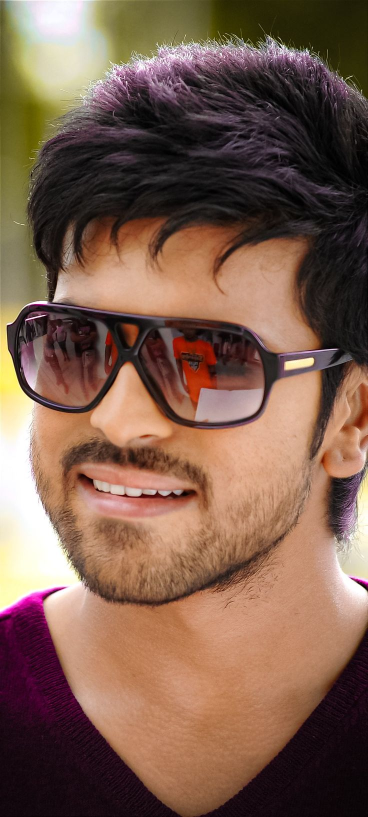
#> input picture Realtime-Face-Swap-main/images/ram.jpg, 736 x 1634 px (shown at 1/2 size)
$ python real.py
#> lines starting #> are read from the running program, lines starting #| are printed output that depends on the picture
### Realtime-Face-Swap-main/common/media_utils.py
import sys

import cv2
import mediapipe as mp
import numpy as np

mp_drawing = mp.solutions.drawing_utils
mp_drawing_styles = mp.solutions.drawing_styles
mp_face_mesh = mp.solutions.face_mesh


def get_landmark_points(src_image):
    with mp_face_mesh.FaceMesh(
            static_image_mode=True,
            max_num_faces=1,
            refine_landmarks=True,
            min_detection_confidence=0.5) as face_mesh:
        # Convert the BGR image to RGB before processing.
        results = face_mesh.process(cv2.cvtColor(src_image, cv2.COLOR_BGR2RGB))

        # Print and draw face mesh landmarks on the image.
        if not results.multi_face_landmarks:
            return None
        if len(results.multi_face_landmarks) > 1:
            sys.exit("There are too much face landmarks")

        src_face_landmark = results.multi_face_landmarks[0].landmark
        landmark_points = []
        for i in range(468):
            y = int(src_face_landmark[i].y * src_image.shape[0])
            x = int(src_face_landmark[i].x * src_image.shape[1])
            landmark_points.append((x, y))

        return landmark_points


# [91 lines left out: functions extract_index_nparray, get_triangles, triangulation, warp_triangle, add_piece_of_new_face, swap_new_face, not called in this run]

### Realtime-Face-Swap-main/real.py
import cv2
import numpy as np

from common import media_utils

width = 640
height = 480
cap = cv2.VideoCapture(0, cv2.CAP_DSHOW)
# cap = cv2.VideoCapture("videos/human_face_video.mp4")
cap.set(3, width)
cap.set(4, height)

# For static images:
src_image_paths = [
    "images/ram.jpg",
    "images/kamal.jpg",
    "images/Fahad fasil.jpg",
    "images/khan.jpg",
    "images/Nani.jpg",
    "images/vijay.jpg",
    "images/allu.jpg",
    "images/sivakarthikeyan.jpg",
    "images/str.jpg",
    "images/Dhanush.jpg",
]

src_images = []
for image_path in src_image_paths:
    image = cv2.imread(image_path)
#> image is the input picture: shape (1634, 736, 3); mean B, G, R 78.5, 95.2, 126
    src_images.append(image)


def set_src_image(image):
    global src_image, src_image_gray, src_mask, src_landmark_points, src_np_points, src_convexHull, indexes_triangles
    src_image = image
    src_image_gray = cv2.cvtColor(src_image, cv2.COLOR_BGR2GRAY)
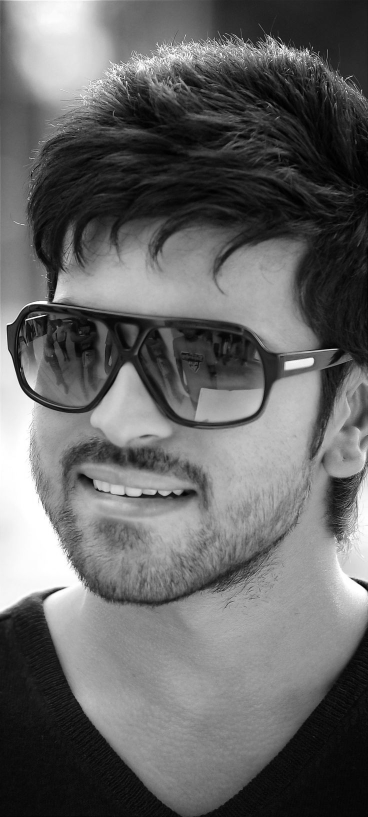
#> src_image_gray: shape (1634, 736) (shown at 1/2 size); min 0, max 255, mean 102.5
    src_mask = np.zeros_like(src_image_gray)

    src_landmark_points = media_utils.get_landmark_points(src_image)
    src_np_points = np.array(src_landmark_points)
    src_convexHull = cv2.convexHull(src_np_points)
    cv2.fillConvexPoly(src_mask, src_convexHull, 255)

    indexes_triangles = media_utils.get_triangles(convexhull=src_convexHull,
                                                  landmarks_points=src_landmark_points,
                                                  np_points=src_np_points)


set_src_image(src_images[0])
#> (the call stopped at in get_landmark_points, `with mp_face_mesh.FaceMesh( static_image_mode=True, max_num_faces=1, r..`: mediapipe is not available in this run)
while True:
    global src_image, src_image_gray, src_mask, src_landmark_points, src_np_points, src_convexHull, indexes_triangles

    _, dest_image = cap.read()
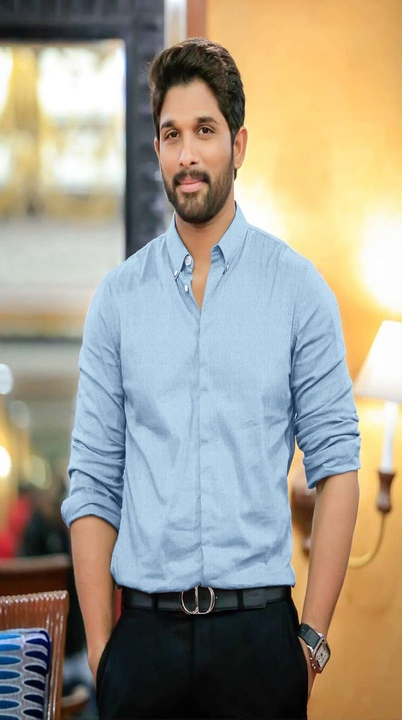
#> input picture Realtime-Face-Swap-main/images/allu.jpg, 402 x 720 px, given in place of the camera
#> dest_image is the input picture: shape (720, 402, 3); mean B, G, R 141, 156, 162.6
    dest_image = cv2.resize(dest_image, (width, height))
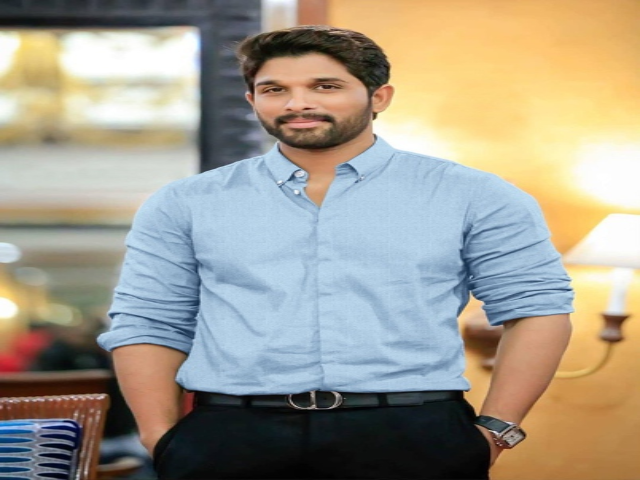
#> dest_image: shape (480, 640, 3); mean B, G, R 140.9, 156, 162.5

    dest_image_gray = cv2.cvtColor(dest_image, cv2.COLOR_BGR2GRAY)
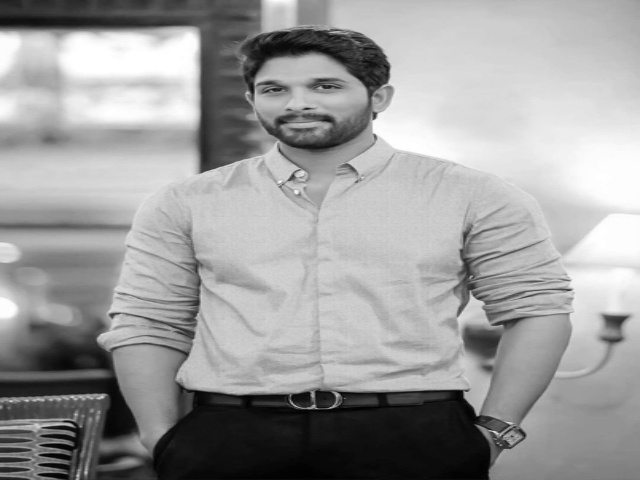
#> dest_image_gray: shape (480, 640); min 0, max 255, mean 156.2
    dest_mask = np.zeros_like(dest_image_gray)

#> (the run stopped early here; a loop or call above may not have finished)
